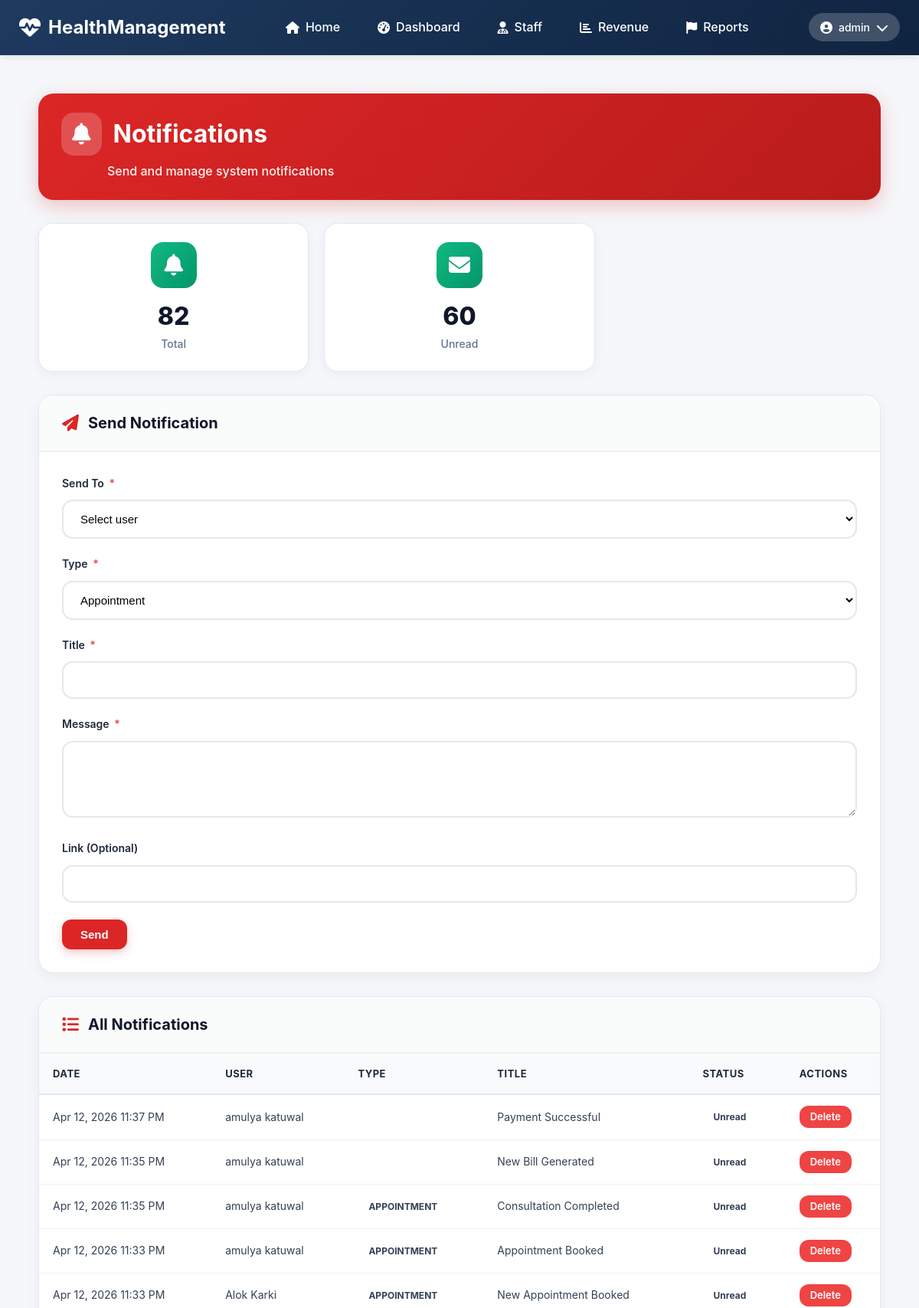
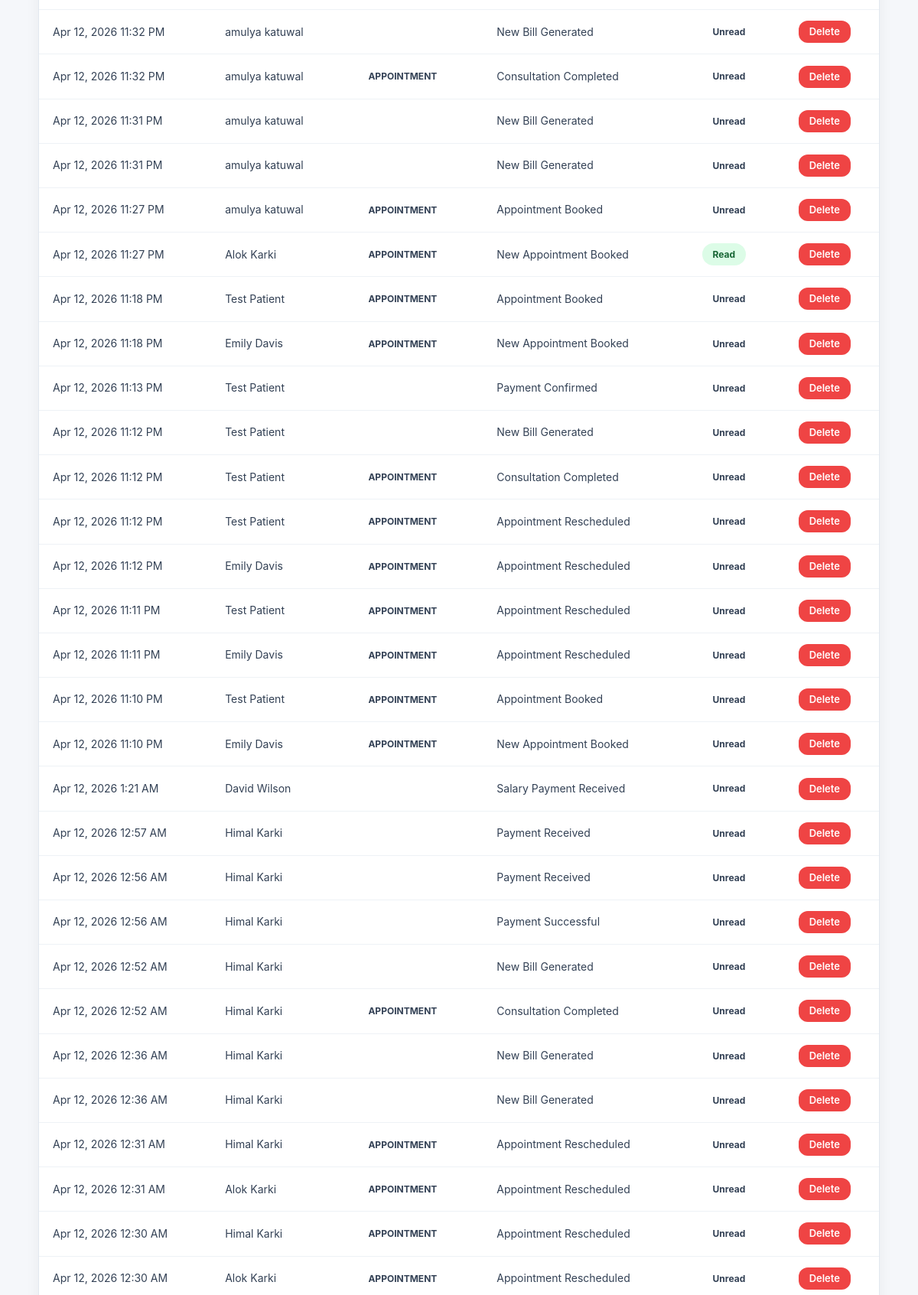
The page /admin/notifications.php (signed in, upper part) on the database its author committed (2 pictures, top to bottom).
### tables this page shows
CREATE TABLE `notifications` (
  `notificationId` int(11) NOT NULL,
  `userId` int(11) NOT NULL,
  `type` enum('appointment','reminder','prescription','lab_result','system','message') NOT NULL,
  `title` varchar(100) NOT NULL,
  `message` text NOT NULL,
  `link` varchar(255) DEFAULT NULL,
  `isRead` tinyint(1) DEFAULT 0,
  `sentDate` datetime DEFAULT current_timestamp(),
  `readDate` datetime DEFAULT NULL
);

CREATE TABLE `users` (
  `userId` int(11) NOT NULL,
  `username` varchar(50) NOT NULL,
  `passwordHash` varchar(255) NOT NULL,
  `email` varchar(100) NOT NULL,
  `firstName` varchar(50) NOT NULL,
  `lastName` varchar(50) NOT NULL,
  `phoneNumber` varchar(20) DEFAULT NULL,
  `role` enum('patient','staff','nurse','doctor','admin','accountant') DEFAULT 'patient',
  `isVerified` tinyint(1) DEFAULT 0,
  `verificationCode` varchar(64) DEFAULT NULL,
  `resetToken` varchar(64) DEFAULT NULL,
  `resetExpiry` datetime DEFAULT NULL,
  `dateCreated` datetime DEFAULT current_timestamp(),
  `lastLogin` datetime DEFAULT NULL
);

### admin/notifications.php (the view, shortened to what this page needs)
<?php
require_once '../includes/config.php';
$extraCSS = '<link rel="stylesheet" href="../css/admin.css">';
include '../includes/header.php';
$notifications = $pdo->query("
    SELECT n.*, u.username, u.firstName, u.lastName
    FROM notifications n LEFT JOIN users u ON n.userId = u.userId
    ORDER BY n.sentDate DESC
")->fetchAll();
$totalNotifications = count($notifications);
$unreadNotifications = $pdo->query("SELECT COUNT(*) FROM notifications WHERE isRead = 0")->fetchColumn();
?>
<div class="admin-container">
    <div class="admin-page-header">
        <div class="header-title">
            <h1><i class="fas fa-bell"></i> Notifications</h1>
            <p>Send and manage system notifications</p>
        </div>
    </div>
    <div class="admin-stats-grid">
        <div class="admin-stat-card patients">
            <div class="admin-stat-icon"><i class="fas fa-bell"></i></div>
            <div class="admin-stat-content">
                <h3><?php echo $totalNotifications; ?></h3>
                <p>Total</p>
            </div>
        </div>
        <div class="admin-stat-card patients">
            <div class="admin-stat-icon"><i class="fas fa-envelope"></i></div>
            <div class="admin-stat-content">
                <h3><?php echo $unreadNotifications; ?></h3>
                <p>Unread</p>
            </div>
        </div>
    </div>
    <div class="admin-card">
        <div class="admin-card-header">
            <h3><i class="fas fa-paper-plane"></i> Send Notification</h3>
        </div>
        <div class="admin-card-body">
            <form method="POST">
                <div class="admin-form-group">
                    <label>Send To <span class="required">*</span></label>
                    <select name="user_id" class="admin-form-control" required>
                        <option value="">Select user</option>
                    </select>
                </div>
                <div class="admin-form-group">
                    <label>Type <span class="required">*</span></label>
                    <select name="type" class="admin-form-control" required>
                        <option value="appointment">Appointment</option>
                    </select>
                </div>
                <div class="admin-form-group">
                    <label>Title <span class="required">*</span></label>
                    <input type="text" name="title" class="admin-form-control" required>
                </div>
                <div class="admin-form-group">
                    <label>Message <span class="required">*</span></label>
                    <textarea name="message" rows="4" class="admin-form-control" required></textarea>
                </div>
                <div class="admin-form-group">
                    <label>Link (Optional)</label>
                    <input type="text" name="link" class="admin-form-control">
                </div>
                <button type="submit" name="create_notification" class="admin-btn admin-btn-primary">Send</button>
            </form>
        </div>
    </div>
    <div class="admin-card">
        <div class="admin-card-header">
            <h3><i class="fas fa-list"></i> All Notifications</h3>
        </div>
        <div class="admin-table-responsive">
            <table class="admin-data-table">
                <thead>
                    <tr>
                        <th>Date</th>
                        <th>User</th>
                        <th>Type</th>
                        <th>Title</th>
                        <th>Status</th>
                        <th>Actions</th>
                    </tr>
                </thead>
                <tbody>
                    <?php foreach ($notifications as $n): ?>
                        <tr>
                            <td data-label="Date"><?php echo date('M j, Y g:i A', strtotime($n['sentDate'])); ?></td>
                            <td data-label="User"><?php echo $n['firstName'] ? htmlspecialchars($n['firstName'].' '.$n['lastName']) : 'System'; ?></td>
                            <td data-label="Type"><span class="admin-role-badge admin-role-<?php echo $n['type']; ?>"><?php echo ucfirst($n['type']); ?></span></td>
                            <td data-label="Title"><?php echo htmlspecialchars($n['title']); ?></td>
                            <td data-label="Status">
                                <span class="admin-status-badge <?php echo $n['isRead'] ? 'admin-status-completed' : 'admin-status-pending'; ?>">
                                    <?php echo $n['isRead'] ? 'Read' : 'Unread'; ?>
                                </span>
                            </td>
                            <td data-label="Actions">
                                <a href="?delete=<?php echo $n['notificationId']; ?>" class="admin-btn admin-btn-danger admin-btn-sm" onclick="return confirm('Delete?')">Delete</a>
                            </td>
                        </tr>
                    <?php endforeach; ?>
                </tbody>
            </table>
        </div>
    </div>
</div>
<?php include '../includes/footer.php'; ?>

### css/style.css (style rules this page uses)
* { margin: 0; padding: 0; box-sizing: border-box; }
body { font-family: -apple-system, BlinkMacSystemFont, 'Segoe UI', Roboto, 'Helvetica Neue', Arial, sans-serif; line-height: 1.6; color: #333; background-color: #f5f7fa; }
.page-header h1 , .dashboard-header h1, .page-title, h1 { font-weight: 700 !important; text-shadow: none !important; }

### rows shown on the page
notifications: sentDate "Apr 12, 2026 11:37 PM", userId.lastName "amulya katuwal", title "Payment Successful", isRead "Unread"
notifications: sentDate "Apr 12, 2026 11:35 PM", userId.lastName "amulya katuwal", title "New Bill Generated", isRead "Unread"
notifications: sentDate "Apr 12, 2026 11:35 PM", userId.lastName "amulya katuwal", type "APPOINTMENT", title "Consultation Completed", isRead "Unread"
notifications: sentDate "Apr 12, 2026 11:33 PM", userId.lastName "amulya katuwal", type "APPOINTMENT", title "Appointment Booked", isRead "Unread"
notifications: sentDate "Apr 12, 2026 11:33 PM", userId.lastName "Alok Karki", type "APPOINTMENT", title "New Appointment Booked", isRead "Unread"
notifications: sentDate "Apr 12, 2026 11:32 PM", userId.lastName "amulya katuwal", title "New Bill Generated", isRead "Unread"
notifications: sentDate "Apr 12, 2026 11:32 PM", userId.lastName "amulya katuwal", type "APPOINTMENT", title "Consultation Completed", isRead "Unread"
notifications: sentDate "Apr 12, 2026 11:31 PM", userId.lastName "amulya katuwal", title "New Bill Generated", isRead "Unread"
notifications: sentDate "Apr 12, 2026 11:31 PM", userId.lastName "amulya katuwal", title "New Bill Generated", isRead "Unread"
notifications: sentDate "Apr 12, 2026 11:27 PM", userId.lastName "amulya katuwal", type "APPOINTMENT", title "Appointment Booked", isRead "Unread"
notifications: sentDate "Apr 12, 2026 11:27 PM", userId.lastName "Alok Karki", type "APPOINTMENT", title "New Appointment Booked", isRead "Read"
notifications: sentDate "Apr 12, 2026 11:18 PM", userId.lastName "Test Patient", type "APPOINTMENT", title "Appointment Booked", isRead "Unread"
notifications: sentDate "Apr 12, 2026 11:18 PM", userId.lastName "Emily Davis", type "APPOINTMENT", title "New Appointment Booked", isRead "Unread"
notifications: sentDate "Apr 12, 2026 11:13 PM", userId.lastName "Test Patient", title "Payment Confirmed", isRead "Unread"
notifications: sentDate "Apr 12, 2026 11:12 PM", userId.lastName "Test Patient", title "New Bill Generated", isRead "Unread"
notifications: sentDate "Apr 12, 2026 11:12 PM", userId.lastName "Test Patient", type "APPOINTMENT", title "Consultation Completed", isRead "Unread"
notifications: sentDate "Apr 12, 2026 11:12 PM", userId.lastName "Test Patient", type "APPOINTMENT", title "Appointment Rescheduled", isRead "Unread"
notifications: sentDate "Apr 12, 2026 11:12 PM", userId.lastName "Emily Davis", type "APPOINTMENT", title "Appointment Rescheduled", isRead "Unread"
notifications: sentDate "Apr 12, 2026 11:11 PM", userId.lastName "Test Patient", type "APPOINTMENT", title "Appointment Rescheduled", isRead "Unread"
notifications: sentDate "Apr 12, 2026 11:11 PM", userId.lastName "Emily Davis", type "APPOINTMENT", title "Appointment Rescheduled", isRead "Unread"
notifications: sentDate "Apr 12, 2026 11:10 PM", userId.lastName "Test Patient", type "APPOINTMENT", title "Appointment Booked", isRead "Unread"
notifications: sentDate "Apr 12, 2026 11:10 PM", userId.lastName "Emily Davis", type "APPOINTMENT", title "New Appointment Booked", isRead "Unread"
notifications: sentDate "Apr 12, 2026 1:21 AM", userId.lastName "David Wilson", title "Salary Payment Received", isRead "Unread"
notifications: sentDate "Apr 12, 2026 12:57 AM", userId.lastName "Himal Karki", title "Payment Received", isRead "Unread"
notifications: sentDate "Apr 12, 2026 12:56 AM", userId.lastName "Himal Karki", title "Payment Received", isRead "Unread"
notifications: sentDate "Apr 12, 2026 12:56 AM", userId.lastName "Himal Karki", title "Payment Successful", isRead "Unread"
notifications: sentDate "Apr 12, 2026 12:52 AM", userId.lastName "Himal Karki", title "New Bill Generated", isRead "Unread"
notifications: sentDate "Apr 12, 2026 12:52 AM", userId.lastName "Himal Karki", type "APPOINTMENT", title "Consultation Completed", isRead "Unread"
notifications: sentDate "Apr 12, 2026 12:36 AM", userId.lastName "Himal Karki", title "New Bill Generated", isRead "Unread"
notifications: sentDate "Apr 12, 2026 12:36 AM", userId.lastName "Himal Karki", title "New Bill Generated", isRead "Unread"
notifications: sentDate "Apr 12, 2026 12:31 AM", userId.lastName "Himal Karki", type "APPOINTMENT", title "Appointment Rescheduled", isRead "Unread"
notifications: sentDate "Apr 12, 2026 12:31 AM", userId.lastName "Alok Karki", type "APPOINTMENT", title "Appointment Rescheduled", isRead "Unread"
notifications: sentDate "Apr 12, 2026 12:30 AM", userId.lastName "Himal Karki", type "APPOINTMENT", title "Appointment Rescheduled", isRead "Unread"
notifications: sentDate "Apr 12, 2026 12:30 AM", userId.lastName "Alok Karki", type "APPOINTMENT", title "Appointment Rescheduled", isRead "Unread"

### other values the page prints
$_SESSION['username'] "admin"
$totalNotifications "82"
$unreadNotifications "60"
